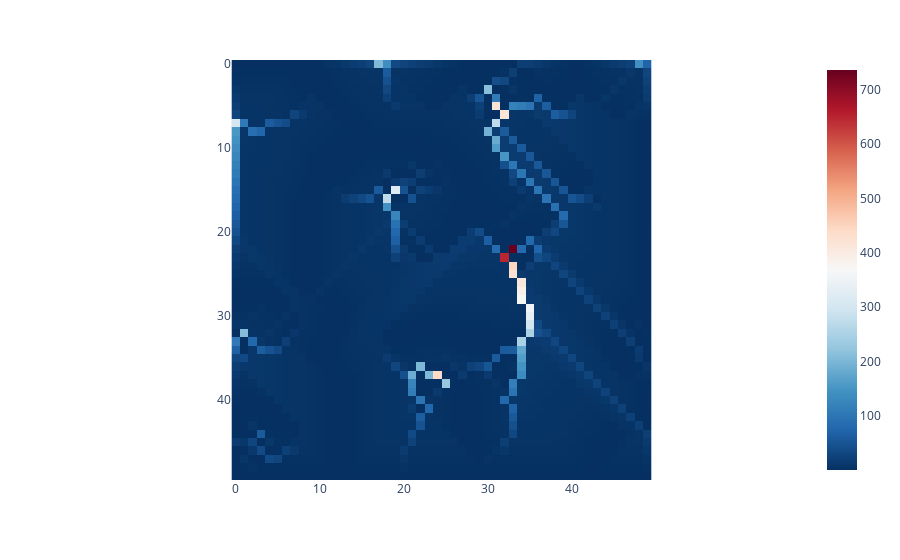

Source (notebook cell):
### Code cell
fig = px.imshow(fa_D8,color_continuous_scale='RdBu_r')
fig.show()

### Figure 1 — Plotly figure (JSON) as saved in the notebook; plotly's stock layout.template omitted (floating-point values rounded to 4 significant figures; data arrays with more than 128 entries replaced by an {"elided": "..."} marker saying what was removed)
{"data": [{"coloraxis": "coloraxis", "hovertemplate": "x: %{x}<br>y: %{y}<br>color: %{z}<extra></extra>", "name": "0", "type": "heatmap", "xaxis": "x", "yaxis": "y", "z": {"elided": "50x50 int values"}}], "layout": {"coloraxis": {"colorscale": [[0, "rgb(5,48,97)"], [0.1, "rgb(33,102,172)"], [0.2, "rgb(67,147,195)"], [0.3, "rgb(146,197,222)"], [0.4, "rgb(209,229,240)"], [0.5, "rgb(247,247,247)"], [0.6, "rgb(253,219,199)"], [0.7, "rgb(244,165,130)"], [0.8, "rgb(214,96,77)"], [0.9, "rgb(178,24,43)"], [1, "rgb(103,0,31)"]]}, "margin": {"t": 60}, "xaxis": {"anchor": "y", "constrain": "domain", "domain": [0, 1], "scaleanchor": "y"}, "yaxis": {"anchor": "x", "autorange": "reversed", "constrain": "domain", "domain": [0, 1]}}}
